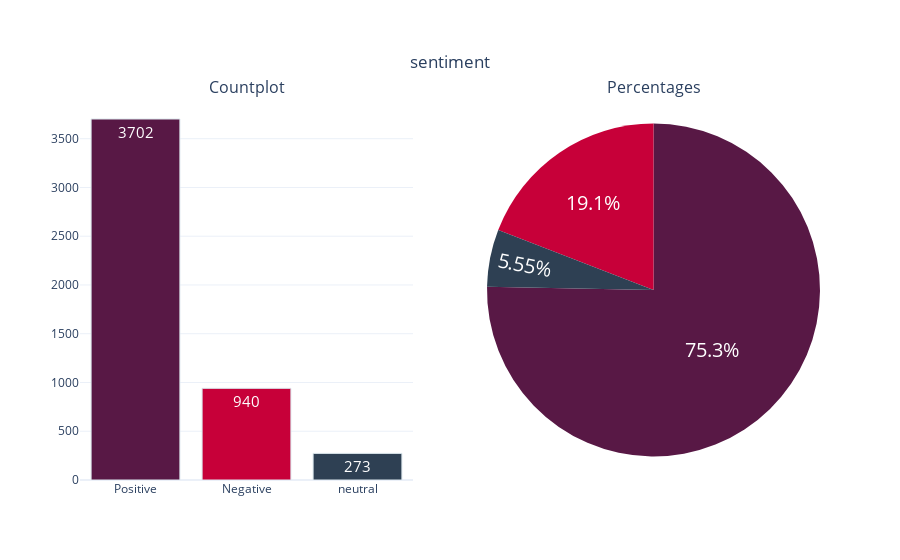

This figure's notebook cell:
### Code cell
# Let's see if we have an unbalanced data problem
categorical_variable_summary(df,'sentiment')

### Figure 1 — Plotly figure (JSON) as saved in the notebook; plotly's stock layout.template omitted (floating-point values rounded to 4 significant figures)
{"data": [{"marker": {"color": ["#581845", "#C70039", "#2E4053", "#1ABC9C", "#7F8C8D"], "line": {"color": "#DBE6EC", "width": 1}}, "name": "sentiment", "showlegend": false, "text": ["3702", "940", "273"], "textfont": {"size": 15}, "textposition": "auto", "type": "bar", "x": ["Positive", "Negative", "neutral"], "xaxis": "x", "y": [3702, 940, 273], "yaxis": "y"}, {"domain": {"x": [0.55, 1], "y": [0, 1]}, "labels": ["Positive", "Negative", "neutral"], "marker": {"colors": ["#581845", "#C70039", "#2E4053", "#1ABC9C", "#7F8C8D"]}, "name": "sentiment", "showlegend": false, "textfont": {"size": 20}, "textposition": "auto", "type": "pie", "values": [3702, 940, 273]}], "layout": {"annotations": [{"font": {"size": 16}, "showarrow": false, "text": "Countplot", "x": 0.225, "xanchor": "center", "xref": "paper", "y": 1, "yanchor": "bottom", "yref": "paper"}, {"font": {"size": 16}, "showarrow": false, "text": "Percentages", "x": 0.775, "xanchor": "center", "xref": "paper", "y": 1, "yanchor": "bottom", "yref": "paper"}], "autosize": true, "title": {"text": "sentiment", "x": 0.5, "xanchor": "center", "y": 0.9, "yanchor": "top"}, "xaxis": {"anchor": "y", "autorange": true, "domain": [0, 0.45], "range": [-0.5, 2.5], "type": "category"}, "yaxis": {"anchor": "x", "autorange": true, "domain": [0, 1], "range": [0, 3897.0], "type": "linear"}}}
